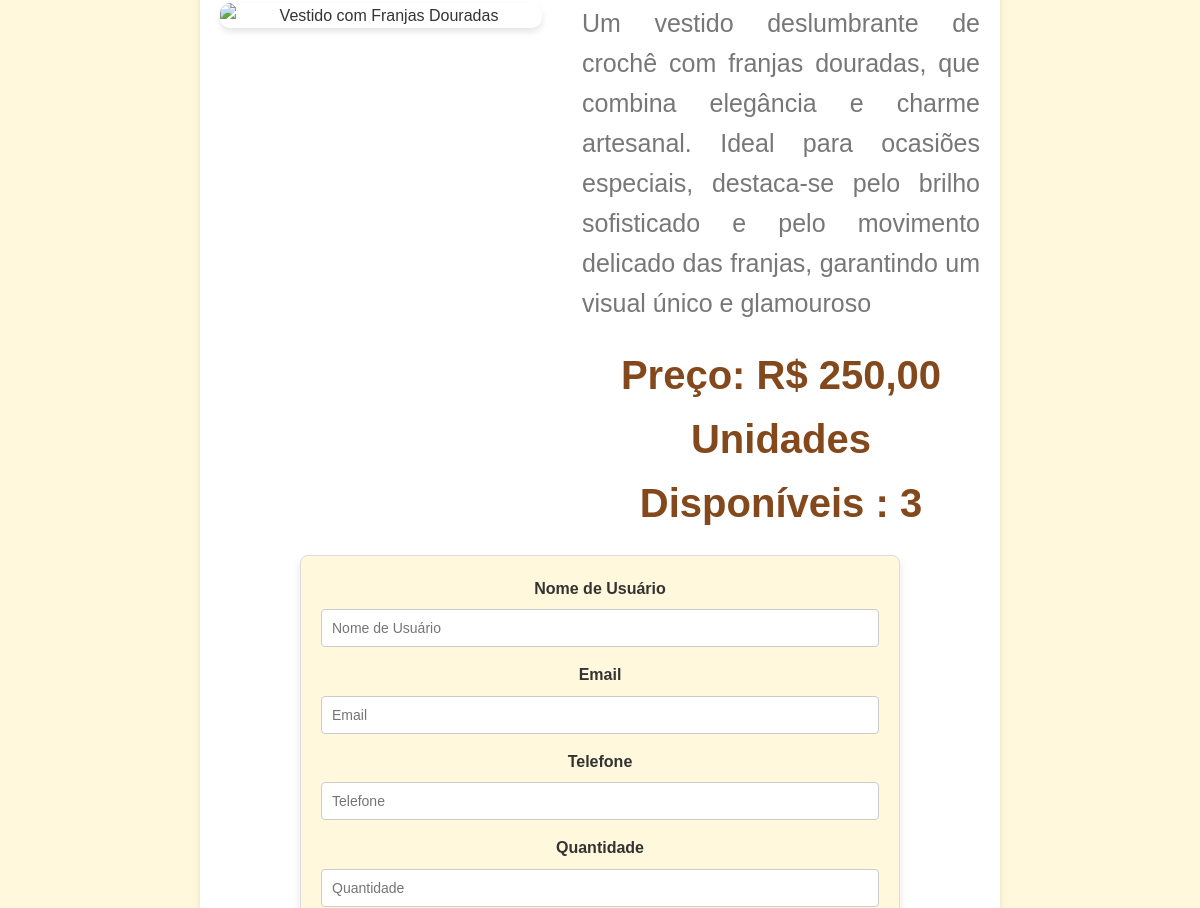
The app's page /comprarProduto/3/ (middle part), older data.
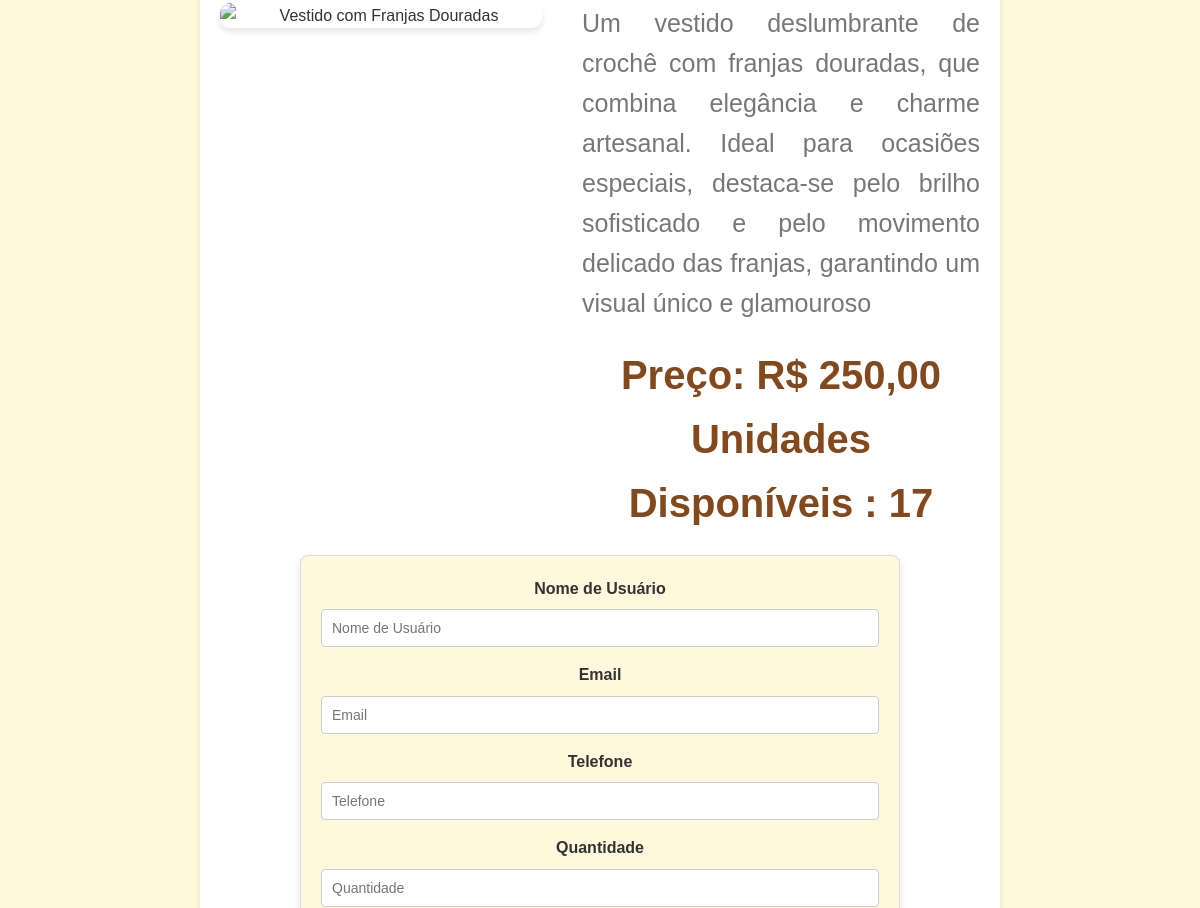
The same page, newer data.
### main/models.py (models this page shows, shortened)
class Produto(models.Model):
    nome = models.CharField(max_length=255, verbose_name="Nome do Produto")
    descricao = models.TextField(blank=True, null=True, verbose_name="Descrição")
    preco = models.DecimalField(max_digits=10, decimal_places=2, verbose_name="Preço")
    estoque = models.PositiveIntegerField(verbose_name="Quantidade em Estoque")
    class Meta:
        verbose_name = "Produto"
        verbose_name_plural = "Produtos"

### main/views.py (the view)
# urls.py: path('comprarProduto/<int:produto_id>/', views.comprarProduto, name='comprarProduto'),
def comprarProduto(request,produto_id):
    produto = get_object_or_404(Produto, id=produto_id)
    if request.method == 'POST':
        form = form = CompraForm(request.POST)
        if form.is_valid():
            quantidade = form.cleaned_data['quantidade']
            observacoes = form.cleaned_data['observacoes']
            preco_total = quantidade * produto.preco
            if quantidade > produto.estoque:
                return redirect('main:comprarProduto',produto_id=produto_id)
            produto.estoque -= quantidade
            produto.save()
            detalhes_pedido = f"""
            Produto: {produto.nome}
            nome: {form.cleaned_data['nome']}
            email: {form.cleaned_data['email']}
            telefone: {form.cleaned_data['telefone']}
            Endereço: {form.cleaned_data['endereco']}
            Quantidade: {quantidade}
            Observaçôes: {observacoes}
            Preco total: {preco_total:.2f}
            """
            try:
                emailSender = EmailSender()
                emailSender.startserver()
                emailSender.sendMensage(subject=f"Pedido de {produto.nome}",message=detalhes_pedido)
                emailSender.server.quit()
                print('email enviado com sucesso')
                return redirect('main:homePage')
            except:
                return redirect('main:homePage')
    else:
        form = CompraForm()
    context = {
        'form': form,
        'produto': produto
    }
    return render(request, 'comprarProduto.html', context)

### main/forms.py
class CompraForm(forms.Form):
    nome = forms.CharField(widget=forms.TextInput(attrs={'class': 'form-control', 'placeholder': 'Nome de Usuário'}))
    email = forms.EmailField(widget=forms.EmailInput(attrs={'class': 'form-control', 'placeholder': 'Email'}))
    telefone = forms.CharField(widget=forms.TextInput(attrs={'class': 'form-control', 'placeholder': 'Telefone'}))
    quantidade = forms.IntegerField(widget=forms.NumberInput(attrs={'class': 'form-control', 'placeholder': 'Quantidade'}))
    endereco = forms.CharField(widget=forms.Textarea(attrs={'class': 'form-control', 'placeholder': 'Endereço'}))
    observacoes = forms.CharField(widget=forms.Textarea(attrs={'class': 'form-control', 'placeholder': 'Observações'}))

### main/templates/comprarProduto.html (shortened to what this page needs)
{% extends "index.html" %}
{% block content %}
<section id="produto" class="produto-detalhes">
    <div class="produto-conteudo">
        {% if produto.fotos.exists %}
            <div class="carousel-container" id="carousel">
                <div class="carousel-slide" id="carousel-slide">
                    {% for imagem in produto.fotos.all %}
                        <img src="{{ imagem.imagem.url }}" alt="{{ produto.nome }}">
                    {% endfor %}
                </div>
                <button class="carousel-btn left">❮</button>
                <button class="carousel-btn right">❯</button>
            </div>
        {% else %}
            <img src="{{ produto.foto.url }}" alt="{{ produto.nome }}" class="produto-imagem" style="width: 100%; border-radius: 10px;">
        {% endif %}
        <div class="produto-info">
            <p>{{ produto.descricao }}</p>
            <h3>Preço: R$ {{ produto.preco }}</h3>
            <h3>Unidades Disponíveis : {{ produto.estoque }}</h3>
        </div>
    </div>
    <form method="POST" class="produto-form">
        <div class="form-group">
            <label for="id_nome">Nome de Usuário</label>
            <input type="text" id="id_nome" name="nome" class="form-control" placeholder="Nome de Usuário">
        </div>
        <div class="form-group">
            <label for="id_email">Email</label>
            <input type="email" id="id_email" name="email" class="form-control" placeholder="Email">
        </div>
        <div class="form-group">
            <label for="id_telefone">Telefone</label>
            <input type="text" id="id_telefone" name="telefone" class="form-control" placeholder="Telefone">
        </div>
        <div class="form-group">
            <label for="id_quantidade">Quantidade</label>
            <input type="number" id="id_quantidade" name="quantidade" class="form-control" placeholder="Quantidade">
        </div>
    </form>
</section>
{% endblock content %}

### main/templates/index.html (shortened to what this page needs)
<!DOCTYPE html>
<html lang="pt-br">
<head>
    {% load static %}
    <link rel="stylesheet" href="{% static 'style.css' %}">
</head>
<body>
    <section id="produtos" class="produtos">
        {% block content %}{% endblock content %}
</body>
</html>

### main/static/style.css (style rules this page uses)
:root { --cor-primaria: #C29E7A; --cor-secundaria: #CB742D; --cor-terciaria: #83481C; --cor-fundo-claro: #FFF8DC; --cor-fundo-escuro: #2F4F4F; --cor-texto-claro: #ffffff; --cor-texto-escuro: #333333; --cor-texto-secundario: #777777; --cor-borda: #ccc; --cor-botao-venda: #4CAF50; }
* { margin: 0; padding: 0; box-sizing: border-box; }
body { font-family: 'Arial', sans-serif; background-color: #fafafa; color: var(--cor-texto-escuro); line-height: 1.6; }
.produtos { padding: 60px 20px; background-color: var(--cor-fundo-claro); text-align: center; }
.produto-detalhes { padding: 40px 20px; background-color: #fff; color: var(--cor-texto-escuro); max-width: 800px; margin: 0 auto; border-radius: 10px; box-shadow: 0 4px 6px rgba(0, 0, 0, 0.1); }
.produto-conteudo { display: flex; flex-wrap: wrap; gap: 40px; align-items: flex-start; }
.produto-imagem { flex: 1 1 40%; max-width: 100%; border-radius: 10px; box-shadow: 0 4px 6px rgba(0, 0, 0, 0.1); }
.produto-info { flex: 1 1 50%; }
.produto-info p { font-size: 25px; text-align: justify; margin-bottom: 20px; color: var(--cor-texto-secundario); }
.produto-info h3 { font-size: 40px; color: var(--cor-terciaria); }
.produto-form { max-width: 600px; margin: 20px auto; padding: 20px; background-color: var(--cor-fundo-claro); border: 1px solid #ddd; border-radius: 8px; box-shadow: 0 4px 8px rgba(0, 0, 0, 0.1); font-family: Arial, sans-serif; }
.produto-form label { display: block; margin-bottom: 8px; font-weight: bold; color: #333; }
.produto-form input[type="text"], .produto-form input[type="email"], .produto-form input[type="number"], .produto-form textarea { width: 100%; padding: 10px; margin-bottom: 15px; border: 1px solid #ccc; border-radius: 4px; font-size: 14px; transition: border-color 0.3s, box-shadow 0.3s; }

Row changes from the older to the newer data that the page shows:
changed Produto: estoque "3" → "17"
